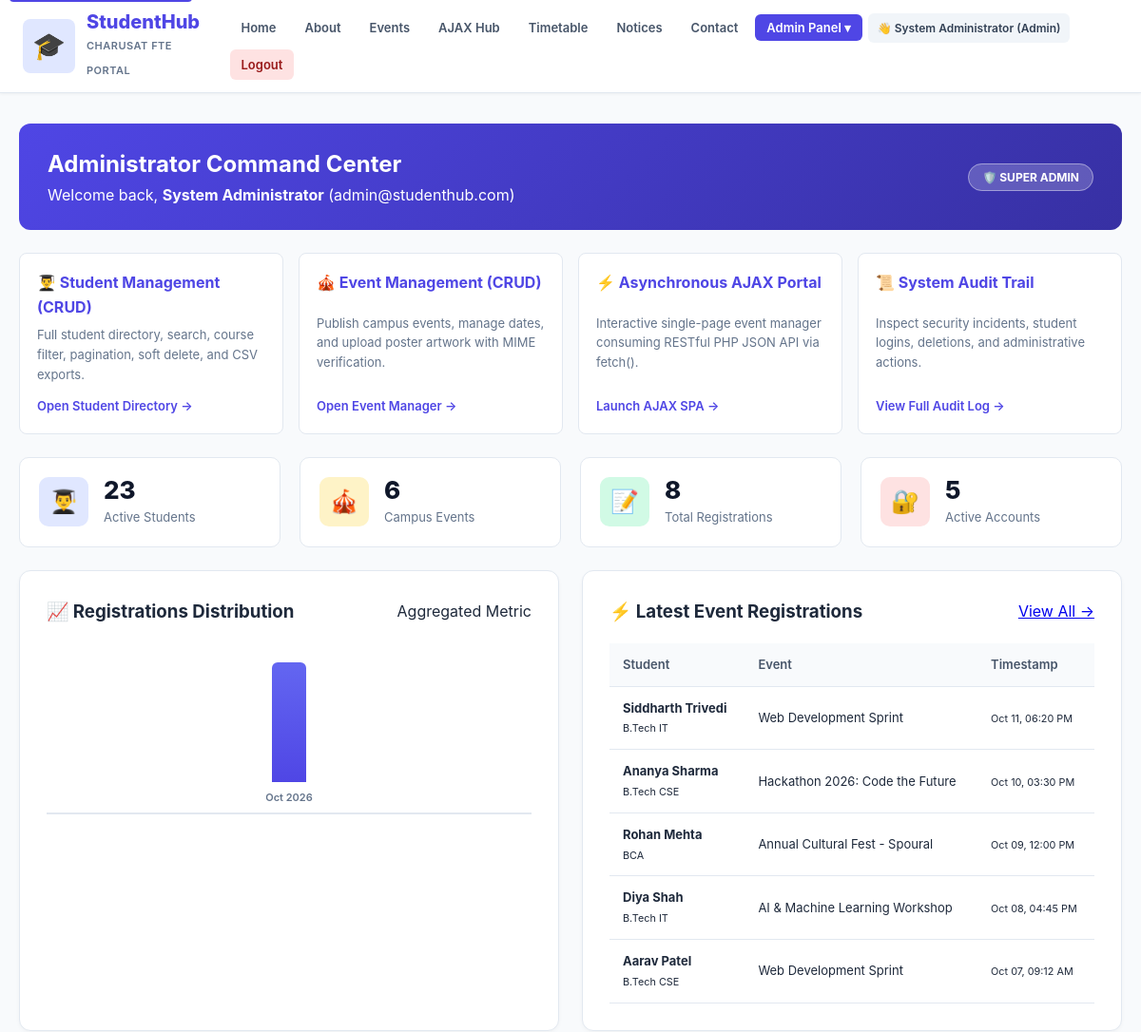
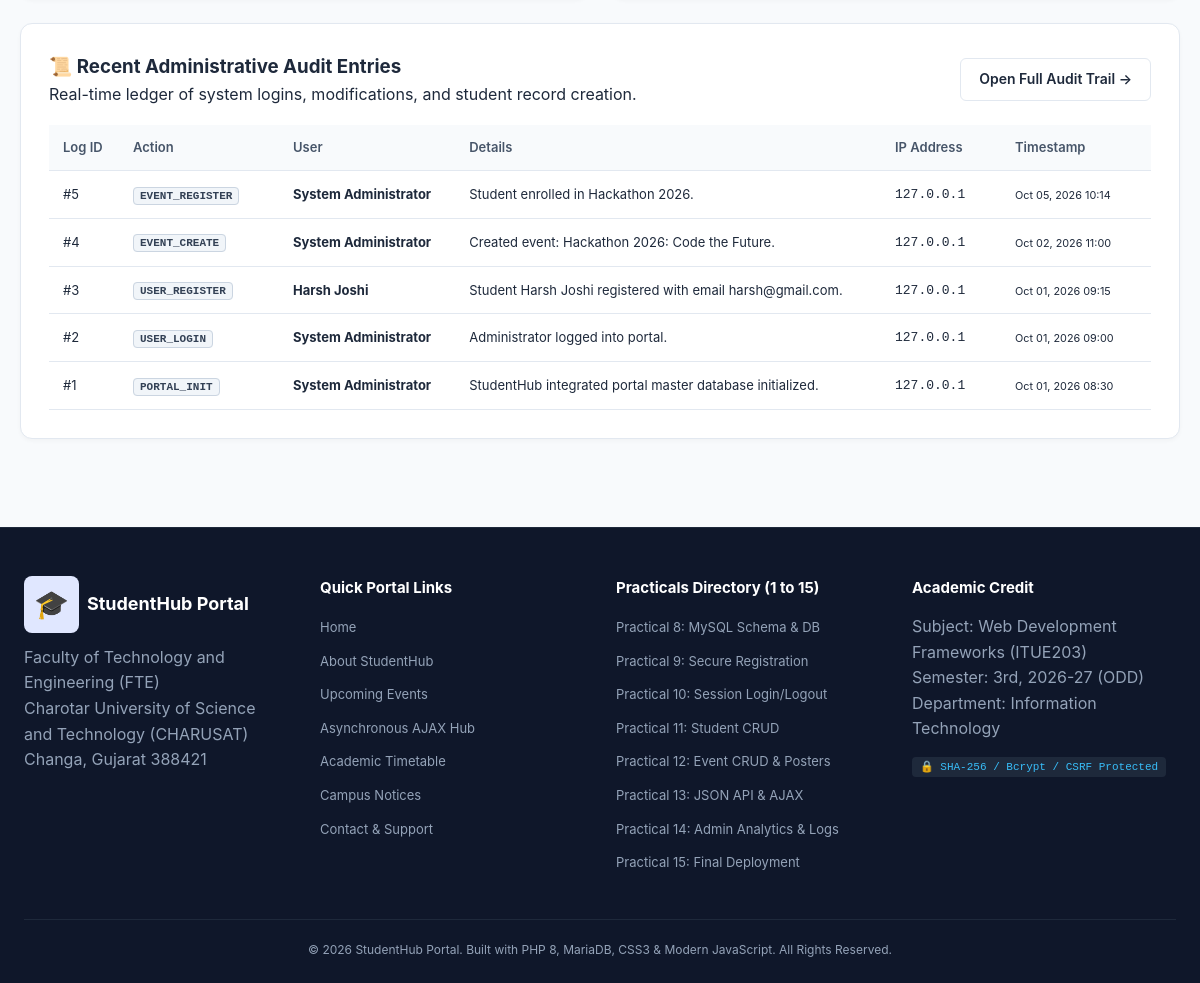
Page /admin_dashboard.php (signed in) on the committed database (2 pictures, top to bottom).
### tables this page shows
CREATE TABLE `registrations` (
  `id` int(11) NOT NULL AUTO_INCREMENT,
  `student_id` int(11) NOT NULL,
  `event_id` int(11) NOT NULL,
  `registration_date` timestamp NOT NULL DEFAULT current_timestamp(),
  PRIMARY KEY (`id`),
  UNIQUE KEY `student_event_uniq` (`student_id`,`event_id`),
  KEY `event_id` (`event_id`),
  CONSTRAINT `fk_reg_stu_p15` FOREIGN KEY (`student_id`) REFERENCES `students` (`id`) ON DELETE CASCADE,
  CONSTRAINT `fk_reg_ev_p15` FOREIGN KEY (`event_id`) REFERENCES `events` (`id`) ON DELETE CASCADE
);

CREATE TABLE `students` (
  `id` int(11) NOT NULL AUTO_INCREMENT,
  `user_id` int(11) DEFAULT NULL,
  `name` varchar(100) NOT NULL,
  `email` varchar(150) NOT NULL UNIQUE,
  `course` varchar(100) NOT NULL,
  `year` int(11) NOT NULL,
  `phone` varchar(20) DEFAULT NULL,
  `status` enum('active','inactive') NOT NULL DEFAULT 'active',
  `created_at` timestamp NOT NULL DEFAULT current_timestamp(),
  PRIMARY KEY (`id`),
  KEY `user_id` (`user_id`),
  CONSTRAINT `fk_students_user_p15` FOREIGN KEY (`user_id`) REFERENCES `users` (`id`) ON DELETE SET NULL ON UPDATE CASCADE
);

CREATE TABLE `events` (
  `id` int(11) NOT NULL AUTO_INCREMENT,
  `title` varchar(150) NOT NULL,
  `category` varchar(50) NOT NULL DEFAULT 'Technical',
  `description` text DEFAULT NULL,
  `event_date` date DEFAULT NULL,
  `poster` varchar(255) DEFAULT NULL,
  `status` enum('open','closed') NOT NULL DEFAULT 'open',
  `created_at` timestamp NOT NULL DEFAULT current_timestamp(),
  PRIMARY KEY (`id`)
);

CREATE TABLE `audit_logs` (
  `id` int(11) NOT NULL AUTO_INCREMENT,
  `user_id` int(11) DEFAULT NULL,
  `action` varchar(100) NOT NULL,
  `details` text DEFAULT NULL,
  `ip_address` varchar(45) DEFAULT NULL,
  `created_at` timestamp NOT NULL DEFAULT current_timestamp(),
  PRIMARY KEY (`id`),
  KEY `user_id` (`user_id`)
);

### config/auth.php (called while the page is built, shortened)
<?php
function is_logged_in() {
    return isset($_SESSION['user_id']);
}
function current_user() {
    return [
        'id'    => $_SESSION['user_id'],
        'name'  => $_SESSION['name'] ?? '',
        'email' => $_SESSION['email'] ?? '',
        'role'  => $_SESSION['role'] ?? 'student'
    ];
}
?>

### admin_dashboard.php (the view, shortened to what this page needs)
<?php
require_once __DIR__ . '/config/auth.php';
require_once __DIR__ . '/includes/header.php';
$cnt_students = $conn->query("SELECT COUNT(*) FROM students WHERE status='active'")->fetch_row()[0] ?? 0;
$cnt_events = $conn->query("SELECT COUNT(*) FROM events")->fetch_row()[0] ?? 0;
$cnt_regs = $conn->query("SELECT COUNT(*) FROM registrations")->fetch_row()[0] ?? 0;
$cnt_users = $conn->query("SELECT COUNT(*) FROM users WHERE status='active'")->fetch_row()[0] ?? 0;
$chart_sql = "
    SELECT DATE_FORMAT(registration_date, '%b %Y') as month_label, COUNT(*) as reg_count
    FROM registrations
    GROUP BY month_label, YEAR(registration_date), MONTH(registration_date)
    ORDER BY YEAR(registration_date) ASC, MONTH(registration_date) ASC
    LIMIT 6
";
$chart_res = $conn->query($chart_sql);
$chart_data = [];
$max_reg = 1;
if ($chart_res) {
    while ($r = $chart_res->fetch_assoc()) {
        $chart_data[] = $r;
        if ($r['reg_count'] > $max_reg) $max_reg = $r['reg_count'];
    }
}
$recent_regs = $conn->query("
    SELECT r.id, s.name as student_name, s.course, e.title as event_title, r.registration_date
    FROM registrations r
    JOIN students s ON r.student_id = s.id
    JOIN events e ON r.event_id = e.id
    ORDER BY r.registration_date DESC
    LIMIT 5
")->fetch_all(MYSQLI_ASSOC);
$recent_logs = $conn->query("
    SELECT a.id, COALESCE(u.name, 'System') as user_name, a.action, a.details, a.ip_address, a.created_at
    FROM audit_logs a
    LEFT JOIN users u ON a.user_id = u.id
    ORDER BY a.created_at DESC
    LIMIT 5
")->fetch_all(MYSQLI_ASSOC);
?>
<div class="content-container">
    <div class="admin-profile-banner">
        <div>
            <h2>Administrator Command Center</h2>
            <p>Welcome back, <strong><?= htmlspecialchars($user['name']) ?></strong> (<?= htmlspecialchars($user['email']) ?>)</p>
        </div>
        <div class="admin-badge">
            <span>🛡️ SUPER ADMIN</span>
        </div>
    </div>
    <div class="module-cards" style="margin-top: 24px;">
        <div class="module-item">
            <h4>👨‍🎓 Student Management (CRUD)</h4>
            <p>Full student directory, search, course filter, pagination, soft delete, and CSV exports.</p>
            <a href="manage_students.php" class="module-link">Open Student Directory &rarr;</a>
        </div>
        <div class="module-item">
            <h4>🎪 Event Management (CRUD)</h4>
            <p>Publish campus events, manage dates, and upload poster artwork with MIME verification.</p>
            <a href="manage_events.php" class="module-link">Open Event Manager &rarr;</a>
        </div>
        <div class="module-item">
            <h4>⚡ Asynchronous AJAX Portal</h4>
            <p>Interactive single-page event manager consuming RESTful PHP JSON API via fetch().</p>
            <a href="ajax_events.php" class="module-link">Launch AJAX SPA &rarr;</a>
        </div>
        <div class="module-item">
            <h4>📜 System Audit Trail</h4>
            <p>Inspect security incidents, student logins, deletions, and administrative actions.</p>
            <a href="audit_logs.php" class="module-link">View Full Audit Log &rarr;</a>
        </div>
    </div>
    <div class="stats-grid" style="margin-top: 24px;">
        <div class="stat-card">
            <div class="stat-icon" style="background: #e0e7ff; color: #4338ca;">👨‍🎓</div>
            <div>
                <div class="stat-value"><?= number_format($cnt_students) ?></div>
                <div class="stat-label">Active Students</div>
            </div>
        </div>
        <div class="stat-card">
            <div class="stat-icon" style="background: #fef3c7; color: #d97706;">🎪</div>
            <div>
                <div class="stat-value"><?= number_format($cnt_events) ?></div>
                <div class="stat-label">Campus Events</div>
            </div>
        </div>
        <div class="stat-card">
            <div class="stat-icon" style="background: #d1fae5; color: #059669;">📝</div>
            <div>
                <div class="stat-value"><?= number_format($cnt_regs) ?></div>
                <div class="stat-label">Total Registrations</div>
            </div>
        </div>
        <div class="stat-card">
            <div class="stat-icon" style="background: #fee2e2; color: #dc2626;">🔐</div>
            <div>
                <div class="stat-value"><?= number_format($cnt_users) ?></div>
                <div class="stat-label">Active Accounts</div>
            </div>
        </div>
    </div>
    <div class="grid-2col" style="margin-top: 24px;">
        <div class="card">
            <div class="card-header-row">
                <h3>📈 Registrations Distribution</h3>
                <span class="badge-subtle">Aggregated Metric</span>
            </div>
            <div class="chart-container">
                <?php if (!empty($chart_data)): ?>
                    <div class="bar-chart">
                        <?php foreach ($chart_data as $cd): ?>
                            <?php $pct = round(($cd['reg_count'] / $max_reg) * 100); ?>
                            <div class="bar-group">
                                <div class="bar-wrapper">
                                    <div class="bar" style="height: <?= max(12, $pct) ?>%;">
                                    </div>
                                </div>
                                <div class="bar-label"><?= htmlspecialchars($cd['month_label']) ?></div>
                            </div>
                        <?php endforeach; ?>
                    </div>
                <?php else: ?>
                    <p style="text-align: center; color: #94a3b8; padding: 20px;">No registration history found.</p>
                <?php endif; ?>
            </div>
        </div>
        <div class="card">
            <div class="card-header-row">
                <h3>⚡ Latest Event Registrations</h3>
                <a href="events.php" class="view-link">View All &rarr;</a>
            </div>
            <table class="simple-table">
                <thead>
                    <tr>
                        <th>Student</th>
                        <th>Event</th>
                        <th>Timestamp</th>
                    </tr>
                </thead>
                <tbody>
                    <?php if (!empty($recent_regs)): ?>
                        <?php foreach ($recent_regs as $r): ?>
                            <tr>
                                <td>
                                    <strong><?= htmlspecialchars($r['student_name']) ?></strong><br>
                                    <small class="text-muted"><?= htmlspecialchars($r['course']) ?></small>
                                </td>
                                <td><?= htmlspecialchars($r['event_title']) ?></td>
                                <td><small><?= date('M d, h:i A', strtotime($r['registration_date'])) ?></small></td>
                            </tr>
                        <?php endforeach; ?>
                    <?php else: ?>
                        <tr><td colspan="3" style="text-align:center; color:#94a3b8;">No registrations yet.</td></tr>
                    <?php endif; ?>
                </tbody>
            </table>
        </div>
    </div>
    <div class="card" style="margin-top: 24px;">
        <div class="card-header-row">
            <div>
                <h3>📜 Recent Administrative Audit Entries</h3>
                <p class="subtitle">Real-time ledger of system logins, modifications, and student record creation.</p>
            </div>
            <a href="audit_logs.php" class="btn btn-outline">Open Full Audit Trail &rarr;</a>
        </div>
        <div class="table-container">
            <table class="data-table">
                <thead>
                    <tr>
                        <th width="70">Log ID</th>
                        <th width="160">Action</th>
                        <th>User</th>
                        <th>Details</th>
                        <th width="120">IP Address</th>
                        <th width="150">Timestamp</th>
                    </tr>
                </thead>
                <tbody>
                    <?php foreach ($recent_logs as $log): ?>
                        <tr>
                            <td>#<?= (int)$log['id'] ?></td>
                            <td><span class="action-tag"><?= htmlspecialchars($log['action']) ?></span></td>
                            <td><strong><?= htmlspecialchars($log['user_name']) ?></strong></td>
                            <td><?= htmlspecialchars($log['details']) ?></td>
                            <td><code><?= htmlspecialchars($log['ip_address']) ?></code></td>
                            <td><small><?= date('M d, Y H:i', strtotime($log['created_at'])) ?></small></td>
                        </tr>
                    <?php endforeach; ?>
                </tbody>
            </table>
        </div>
    </div>
</div>
<?php require_once __DIR__ . '/includes/footer.php'; ?>

### css/style.css (style rules this page uses)
:root { --primary: #4f46e5; --primary-hover: #4338ca; --primary-light: #e0e7ff; --secondary: #059669; --secondary-hover: #047857; --text-dark: #1e293b; --text-muted: #64748b; --bg-main: #f8fafc; --bg-card: #ffffff; --border: #e2e8f0; --success: #10b981; --danger: #ef4444; --warning: #f59e0b; }
* { box-sizing: border-box; margin: 0; padding: 0; }
body { font-family: -apple-system, BlinkMacSystemFont, "Segoe UI", Roboto, Helvetica, Arial, sans-serif; background-color: var(--bg-main); color: var(--text-dark); line-height: 1.6; min-height: 100vh; display: flex; flex-direction: column; }
.content-container { max-width: 1280px; margin: 0 auto; padding: 32px 20px; }
.card { background: var(--bg-card); border: 1px solid var(--border); border-radius: 12px; box-shadow: 0 2px 4px rgba(0,0,0,0.03); padding: 28px; }
.action-tag { background: #f1f5f9; border: 1px solid #cbd5e1; color: #334155; padding: 2px 6px; border-radius: 4px; font-family: monospace; font-size: 11px; font-weight: 600; }
.btn { display: inline-block; padding: 9px 18px; font-size: 14px; font-weight: 600; border-radius: 6px; border: none; cursor: pointer; text-decoration: none; text-align: center; transition: all 0.2s; }
.btn-outline { background: transparent; border: 1px solid var(--border); color: var(--text-dark); }
.table-container { overflow-x: auto; }
.data-table, .simple-table { width: 100%; border-collapse: collapse; font-size: 13px; }
.data-table th, .data-table td, .simple-table th, .simple-table td { padding: 12px 14px; border-bottom: 1px solid var(--border); text-align: left; }
.data-table th, .simple-table th { background: #f8fafc; color: #475569; font-weight: 600; }
.admin-profile-banner { background: linear-gradient(135deg, #4f46e5 0%, #3730a3 100%); color: #ffffff; padding: 24px 30px; border-radius: 12px; display: flex; justify-content: space-between; align-items: center; margin-bottom: 24px; }
.admin-badge span { background: rgba(255, 255, 255, 0.2); border: 1px solid rgba(255, 255, 255, 0.4); padding: 6px 14px; border-radius: 9999px; font-size: 12px; font-weight: 700; }
.stats-grid { display: grid; grid-template-columns: repeat(auto-fit, minmax(220px, 1fr)); gap: 20px; }
.stat-card { background: #ffffff; border: 1px solid var(--border); border-radius: 10px; padding: 20px; display: flex; align-items: center; gap: 16px; }
.stat-icon { width: 52px; height: 52px; border-radius: 10px; display: flex; justify-content: center; align-items: center; font-size: 24px; }
.stat-value { font-size: 26px; font-weight: 800; color: #0f172a; line-height: 1.1; }
.stat-label { font-size: 13px; color: var(--text-muted); margin-top: 4px; }
.module-cards { display: grid; grid-template-columns: repeat(auto-fit, minmax(260px, 1fr)); gap: 16px; }
.module-item { background: #ffffff; border: 1px solid var(--border); border-radius: 8px; padding: 18px; display: flex; flex-direction: column; justify-content: space-between; }
.module-item h4 { color: var(--primary); margin-bottom: 6px; }
.module-item p { font-size: 13px; color: var(--text-muted); margin-bottom: 12px; }
.module-link { font-size: 13px; font-weight: 600; color: var(--primary); text-decoration: none; }
.grid-2col { display: grid; grid-template-columns: 1fr 1fr; gap: 24px; }
.card-header-row { display: flex; justify-content: space-between; align-items: center; margin-bottom: 18px; }
.chart-container { height: 180px; display: flex; align-items: flex-end; padding-top: 20px; }
.bar-chart { display: flex; width: 100%; height: 100%; align-items: flex-end; justify-content: space-around; gap: 12px; border-bottom: 2px solid var(--border); padding-bottom: 6px; }
.bar-group { display: flex; flex-direction: column; align-items: center; flex: 1; height: 100%; }
.bar-wrapper { height: 100%; width: 100%; display: flex; align-items: flex-end; justify-content: center; }
.bar { width: 36px; background: linear-gradient(180deg, #6366f1 0%, #4f46e5 100%); border-radius: 6px 6px 0 0; position: relative; }
.bar-label { font-size: 11px; color: var(--text-muted); margin-top: 8px; font-weight: 600; }

### rows in the picture
registrations: student.name "Siddharth Trivedi", student.course "B.Tech IT", event.title "Web Development Sprint", registration_date "Oct 11, 06:20 PM"
registrations: student.name "Ananya Sharma", student.course "B.Tech CSE", event.title "Hackathon 2026: Code the Future", registration_date "Oct 10, 03:30 PM"
registrations: student.name "Rohan Mehta", student.course "BCA", event.title "Annual Cultural Fest - Spoural", registration_date "Oct 09, 12:00 PM"
registrations: student.name "Diya Shah", student.course "B.Tech IT", event.title "AI & Machine Learning Workshop", registration_date "Oct 08, 04:45 PM"
registrations: student.name "Aarav Patel", student.course "B.Tech CSE", event.title "Web Development Sprint", registration_date "Oct 07, 09:12 AM"
audit_logs: id "5", action "EVENT_REGISTER", user_name "System Administrator", details "Student enrolled in Hackathon 2026.", ip_address "127.0.0.1", created_at "Oct 05, 2026 10:14"
audit_logs: id "4", action "EVENT_CREATE", user_name "System Administrator", details "Created event: Hackathon 2026: Code the Future.", ip_address "127.0.0.1", created_at "Oct 02, 2026 11:00"
audit_logs: id "3", action "USER_REGISTER", user_name "Harsh Joshi", details "Student Harsh Joshi registered with email harsh@gmail.com.", ip_address "127.0.0.1", created_at "Oct 01, 2026 09:15"
audit_logs: id "2", action "USER_LOGIN", user_name "System Administrator", details "Administrator logged into portal.", ip_address "127.0.0.1", created_at "Oct 01, 2026 09:00"
audit_logs: id "1", action "PORTAL_INIT", user_name "System Administrator", details "StudentHub integrated portal master database initialized.", ip_address "127.0.0.1", created_at "Oct 01, 2026 08:30"

### other values in the picture
$user['name'] "System Administrator"
$user['role'] "Admin"
$user['email'] "admin@studenthub.com"
$cnt_students "23"
$cnt_events "6"
$cnt_regs "8"
$cnt_users "5"
$cd['month_label'] "Oct 2026"
